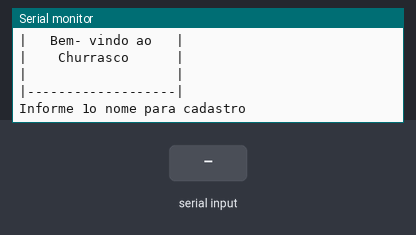
Bench run of a sketch on a simulated Arduino Uno, built with avr-gcc and run on an emulated ATmega328P. On the bench: the last lines printed to the serial monitor. The test bench sets the inputs (shaded band).

Above: at 1.2 s.
1.3 s: "90,45\n" received over Serial
At 2.9 s:
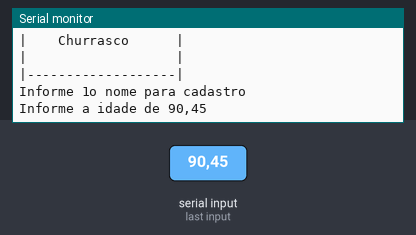
3.8 s: "30,150\n" received over Serial
At 4.6 s:
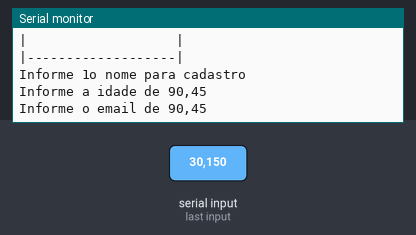
5.3 s: "5\n" received over Serial
At 7.0 s:
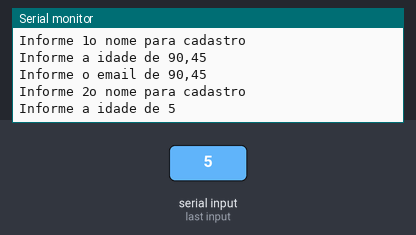
7.8 s: "90\n" received over Serial
At 8.2 s:
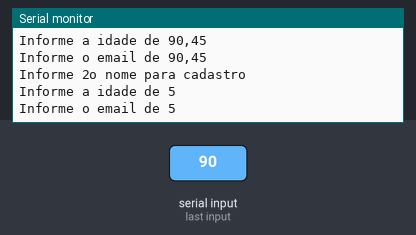

Measured:
- after the input at 1.3 s, the serial monitor: prints a new line after 1.0 s (image 1)
- after the input at 3.8 s, the serial monitor: prints a new line at once (image 2)
- after the input at 5.3 s, the serial monitor: prints a new line after 1.0 s (image 3)
- after the input at 7.8 s, the serial monitor: prints a new line at once (image 4)

The sketch:

cadastro_de_convidados_vetores_1.ino
```cpp
// C++ code
//Variaveis Globais

int qtdCadastros = 4;
String convidados[4];//Cria um vetor tamanho 4
int idadeConvidados [4]; //Camel Case
String emailConvidados[4];

//Funcoes
void desenhaCabecalho(){
  //Fazer um cabecalho para o progama
  Serial.println("|-------------------|");
  Serial.println("|   Bem- vindo ao   |");
  Serial.println("|    Churrasco      |");
  Serial.println("|                   |");
  Serial.println("|-------------------|");
  Serial.println();
}

void setup()
{
  Serial.begin(9600);

}


void loop()
{
  desenhaCabecalho();//Cabecalho

  //Cadastrar Dados
  for(int i = 0; i < 4; i++)
  {
    // Solicitar o nome
    Serial.println("Informe " + String (i + 1) + "o nome para cadastro");
    while(!Serial.available());
    convidados[i] = Serial.readString();

    //Solicitar idade
    Serial.println("Informe a idade de " + convidados[i]);
    while(!Serial.available());
    idadeConvidados[i] = Serial.parseInt();

    //Solicite o email
    Serial.println("Informe o email de " + convidados[i]);
    while(!Serial.available());
    emailConvidados[i] = Serial.readString();

    Serial.println();
  }//Fim do for

  //Exibir a lista de convidados
  //Obs: so vai na festa quem for maior de idade >= 18

  /*Criar um for e exibir com o print cada um dos arrays e pular uma linha*/

  Serial.println("Exibindo apenas convidados eleitos para festa **");
  Serial.println();

  for(int i = 0; i < 4 ; i++ )
  {
    if(idadeConvidados[i] >= 18)
    {//Apenas maiores de idade
      Serial.println("Nome: " + convidados[i]);
      Serial.println("Idade: " + String(idadeConvidados[i]));
      Serial.println("Email: " + emailConvidados[i]);
      Serial.println("Permissao para a festa :" + String(idadeConvidados[i] >= 18 ? "OK" : "Menor de Idade"));
      Serial.println("------------");
      Serial.println();
    }//Fim do if

  }//Fim do for

  Serial.println();

  delay(3000);
}
```
